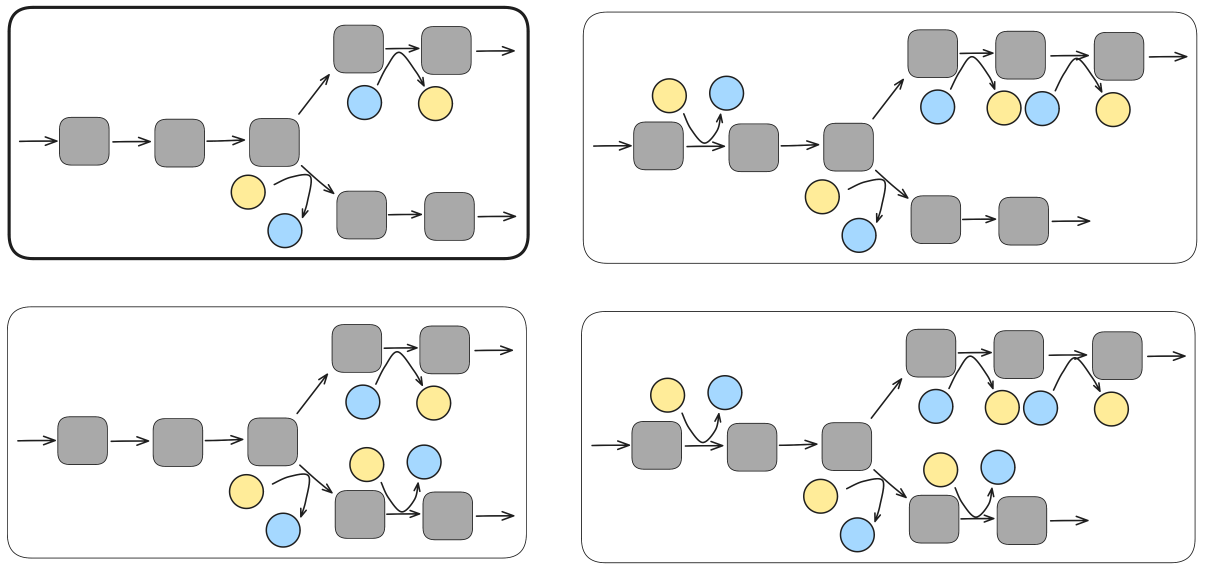
#> input picture Figures 3, S3, S4, S5/plotdata/Fig_S5_updown_line.png, 4817 x 2281 px (shown at 1/4 size)
$ python Figure_S5.py
#> lines starting #> are read from the running program, lines starting #| are printed output that depends on the picture
#!/usr/bin/env python3
# -*- coding: utf-8 -*-
"""
Created on Thu Aug  1 22:02:47 2024

@author: robert
"""


import sys

sys.path.append('../simulation_functions')
sys.path.append('../data')
import numpy as np

import matplotlib.pyplot as plt

# import make_odes as mp
# import time_series_plots as ts
import matplotlib.pylab as pylab
import make_figure_data as mfd
import matplotlib.image as img
import matplotlib as mpl


savefig=0               # change to 1 to save generated figure
num_kin=201
# num_kin=51

# mfd.FIGURE2_2_ff_vs_kin_vary24()


xvar='Btot'
yvar='CKcatB'

# KeqB_val=1.

KeqB_val=1.
CKcat_top_val=0.1
CKcat_bottom_val=1.

reversible=False
rev=False

kin_min=-5
kin_max=0


kinvals=np.logspace(kin_min,kin_max,num_kin)


##### THIS IS FIGURE S1

cmapuse='RdBu_r'

params = {'legend.fontsize': 'x-large',
          'figure.figsize': (12, 9),
         'axes.labelsize': 'x-large',
         'axes.titlesize':'x-large',
         'xtick.labelsize':'x-large',
         'ytick.labelsize':'x-large'}
pylab.rcParams.update(params)
mpl.rc('text', usetex = True)

plt.figure()


# BT_dots_1=[10**-1,10**-2,10,10**-1.5]
# VMB_dots_1=[0.01,10**2,0.01,10**-1]

BT_dots_1=[10**-1,10**-2,10]
VMB_dots_1=[0.01,10**2,0.01]
cols_1=['grey','coral','violet']

BT_dots_2=[0.01,10]
VMB_dots_2=[100,0.01]
cols_2=['coral','violet']

BT_dots_3=[0.01,10**-2.75,10]
VMB_dots_3=[10**-2,10**0,0.01]
cols_3=['grey','coral','violet']

BT_dots_4=[0.01,10**-2,10]
VMB_dots_4=[10**-2,10**-0.75,0.01]
cols_4=['grey','coral','violet']


ax1=plt.axes([0.07,0.5,0.55,0.5])
plt.axis('off')
motifnone=img.imread('Fig_S5_updown_line.png')
#> motifnone is the input picture: shape (2281, 4817, 4) float32; mean R, G, B, A 0.93, 0.935, 0.93, 1
plt.imshow(motifnone)
ax2=plt.axes([0.7,0.6,0.3,0.3])
ax9=plt.axes([1.13,0.6,0.3,0.3])


ax3=plt.axes([0.07,0.12,0.55,0.5])
plt.axis('off')
motifnone=img.imread('Fig_S5_updown_stronger.png')
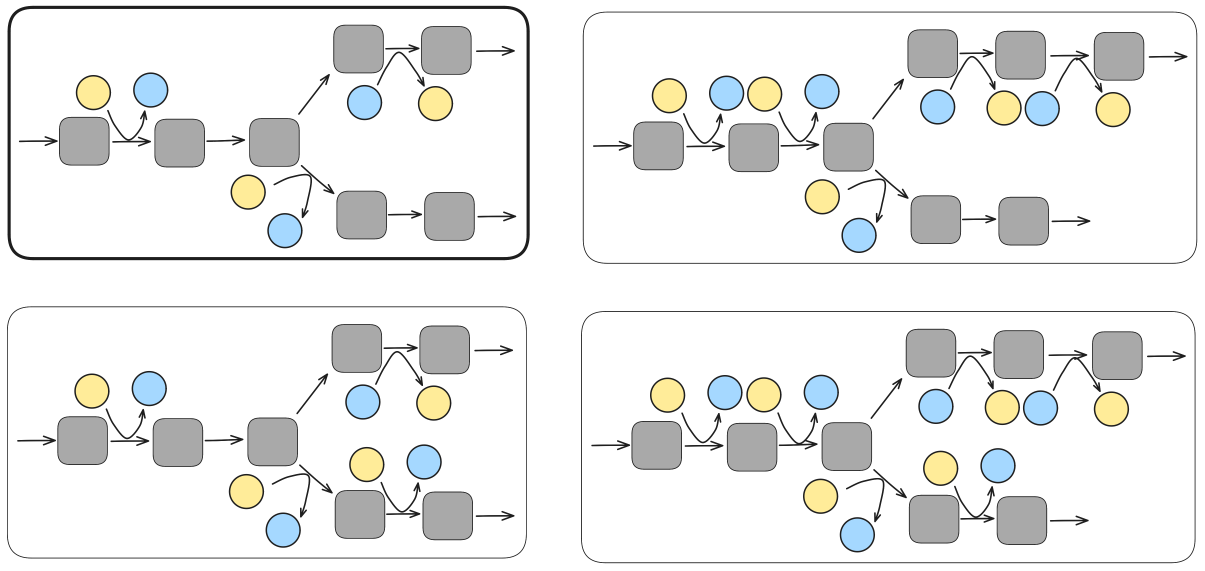
#> input picture Figures 3, S3, S4, S5/plotdata/Fig_S5_updown_stronger.png, 4817 x 2281 px (shown at 1/4 size)
#> motifnone is the input picture: shape (2281, 4817, 4) float32; mean R, G, B, A 0.926, 0.932, 0.925, 1
plt.imshow(motifnone)
ax4=plt.axes([0.7,0.22,0.3,0.3])
ax10=plt.axes([1.13,0.22,0.3,0.3])

ax5=plt.axes([0.07,-0.26,0.55,0.5])
plt.axis('off')
motifnone=img.imread('fig_S5_light_triangle.png')
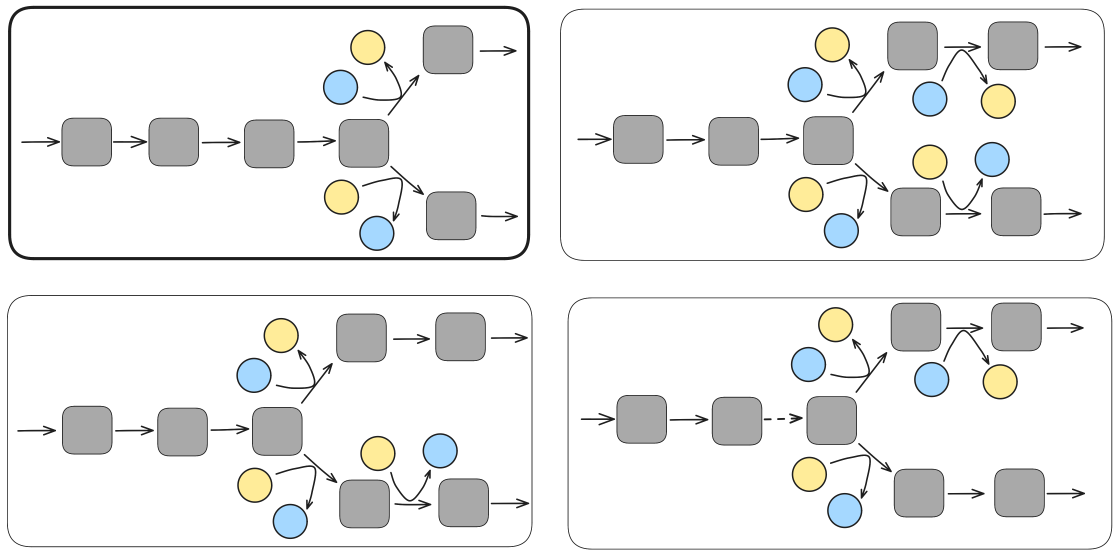
#> input picture Figures 3, S3, S4, S5/plotdata/fig_S5_light_triangle.png, 4477 x 2227 px (shown at 1/4 size)
#> motifnone is the input picture: shape (2227, 4477, 4) float32; mean R, G, B, A 0.927, 0.931, 0.925, 1
plt.imshow(motifnone)
ax6=plt.axes([0.7,-0.16,0.3,0.3])
ax11=plt.axes([1.13,-0.16,0.3,0.3])

ax7=plt.axes([0.07,-0.64,0.55,0.5])
plt.axis('off')
motifnone=img.imread('fig_S5_dark_triangle.png')
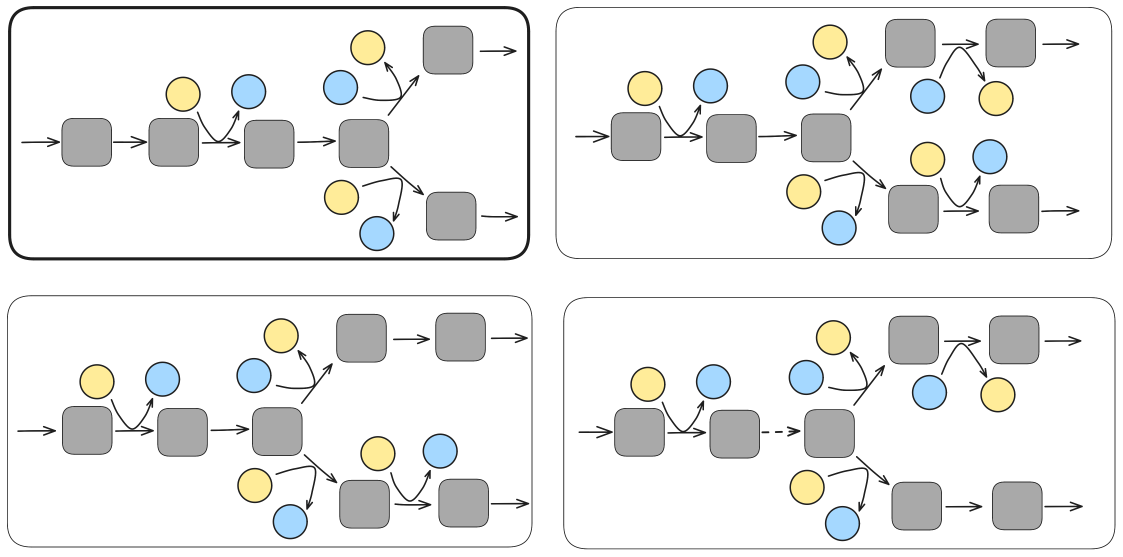
#> input picture Figures 3, S3, S4, S5/plotdata/fig_S5_dark_triangle.png, 4490 x 2225 px (shown at 1/4 size)
#> motifnone is the input picture: shape (2225, 4490, 4) float32; mean R, G, B, A 0.923, 0.928, 0.92, 1
plt.imshow(motifnone)
ax8=plt.axes([0.7,-0.54,0.3,0.3])
ax12=plt.axes([1.13,-0.54,0.3,0.3])


lengthparams_set=([2,2,2],
                  [2,2,2],
				  [3,1,1],
                  [3,1,1])

B_position_params_set=(([0,0],[0,0],[0,1],[1,0]),
                       ([1,0],[0,0],[0,1],[1,0]),
					   ([0,0,0],[0,0,0],[1],[1]),
                       ([0,1,0],[0,0,0],[1],[1]))


CKcat=1.
Ks=1.
Kp=1.
Keq=1.               # params_global
KsB=1.
KpB=1.                             # params_b unchanging
Ks_top=1.
Kp_top=1.
Ks_bottom=1.
Kp_bottom=1.                # params_branch unchanging
kout_top=1.
kout_bottom=1.

kin_min=-10
kin_max=0
num_kin=201

Tmax=1000000
tpts=100000

titlefontsize=20

####### these dont change in the irrev case
Keq_top=1.
Keq_bottom=1.

allvars=['Btot','CKcatB','KeqB','CKcat_bottom','CKcat_top','Keq_top','Keq_bottom']


xlabstr='${\\rm B_T}$'
ylabstr='${\\rm V_{M}^B}$'


xvarvals=np.logspace(-3,3,25)
yvarvals=np.logspace(-3,3,25)


xmin=np.log10(np.min(xvarvals))
xmax=np.log10(np.max(xvarvals))
xnum=len(xvarvals)

ymin=np.log10(np.min(yvarvals))
ymax=np.log10(np.max(yvarvals))
ynum=len(yvarvals)

othervars_list=sorted(allvars.copy())
print(othervars_list)
othervars_list.remove(xvar)
othervars_list.remove(yvar)
print(othervars_list)


othervars_tuple=()
for id_other, other in enumerate(othervars_list):
    print(other)
    if other=='KeqB':
        add_vals=(KeqB_val,)
    elif other=='CKcat_bottom':
        add_vals=(CKcat_bottom_val,)
    elif other=='CKcat_top':
        add_vals=(CKcat_top_val,)
    elif other=='Keq_bottom':
        add_vals=(1.,)
    elif other=='Keq_top':
        add_vals=(1.,)

    othervars_tuple+=add_vals

count=0

for idstruc,struc in enumerate(lengthparams_set):


    lengthparams=struc
    B_position_params=B_position_params_set[idstruc]

    print(lengthparams)
    print(B_position_params)

    loadpath='../data/heatmapdata/Reversible_'+str(reversible)+'/Structure_'+str(lengthparams)+\
            '/cosub_struc_'+str(B_position_params)+'/'+'defaultparams_'+\
            str([CKcat,Ks,Kp,Keq])+'_'+str([KsB,KpB])+\
            '_'+str([Ks_top,Kp_top,Ks_bottom,Kp_bottom])+\
            '_'+str([kout_top,kout_bottom])+'/xvar_'+xvar+\
            '_'+str(xmin)+'_'+str(xmax)+'_'+str(xnum)+'__yvar_'+\
            yvar+'_'+str(ymin)+'_'+str(ymax)+'_'+str(ynum)

    loadstring_ff='ff_'

    for idop, op in enumerate(othervars_list):
        loadstring_ff += str(op) + '_' + str(othervars_tuple[idop]) + '__'

    loadname_ff=loadpath+'/'+loadstring_ff+'.npy'

#> (the run stopped early here; a loop or call above may not have finished)
